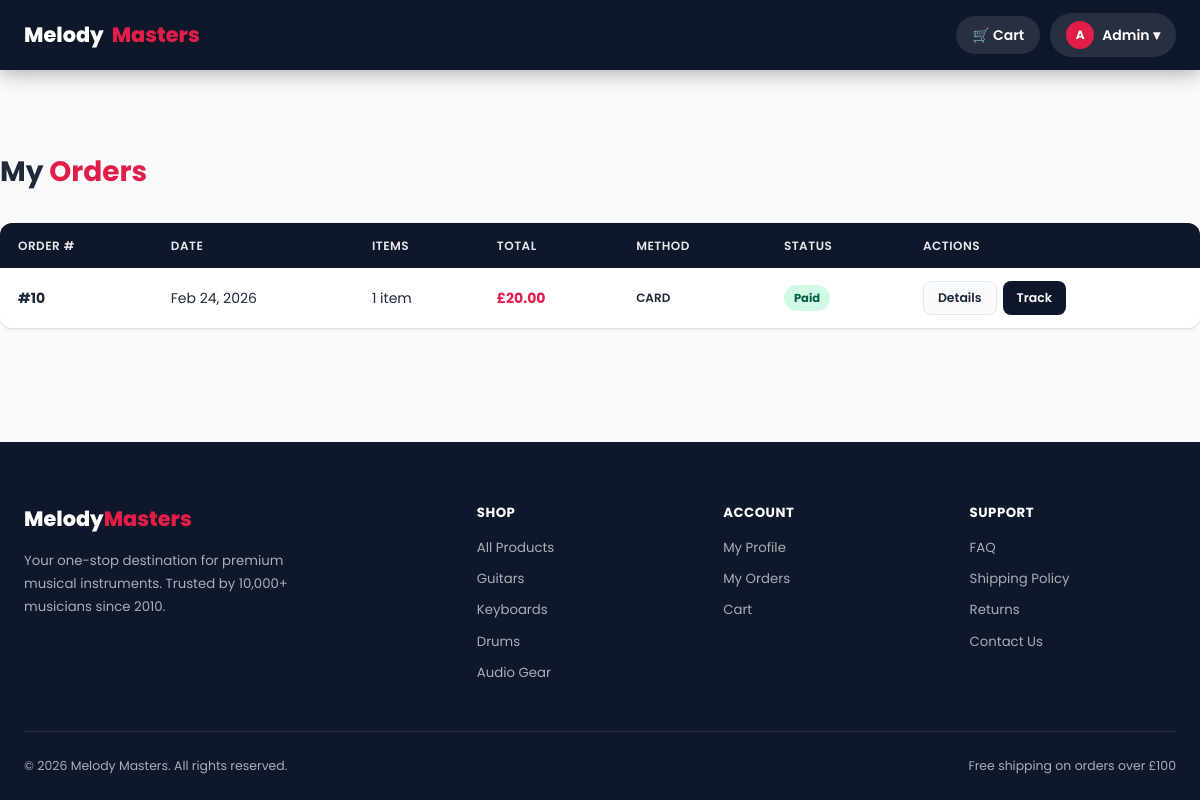
The app's page /orders.php (signed in), older data.
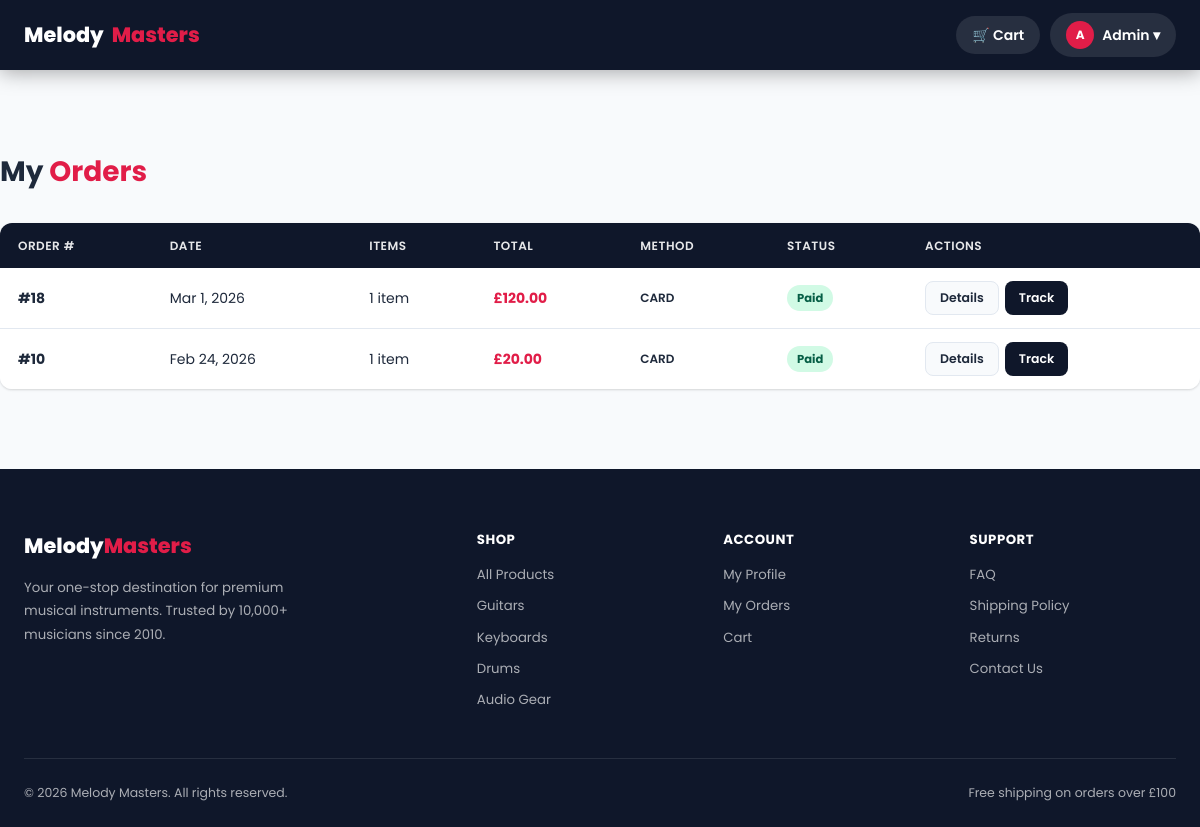
The same page, newer data.
### tables this page shows
CREATE TABLE `orders` (
  `id` int(11) NOT NULL,
  `user_id` int(11) NOT NULL,
  `total_amount` decimal(10,2) NOT NULL,
  `shipping_cost` decimal(10,2) NOT NULL DEFAULT 0.00,
  `status` enum('pending','paid','processing','shipped','delivered','cancelled') NOT NULL DEFAULT 'pending',
  `shipping_name` varchar(150) DEFAULT NULL,
  `shipping_address` text DEFAULT NULL,
  `shipping_city` varchar(100) DEFAULT NULL,
  `shipping_zip` varchar(20) DEFAULT NULL,
  `payment_method` enum('card','bank_transfer','cash_on_delivery') NOT NULL DEFAULT 'card',
  `tracking_note` varchar(255) DEFAULT NULL,
  `created_at` timestamp NOT NULL DEFAULT current_timestamp()
);

### orders.php (the view, shortened to what this page needs)
<?php
require_once 'includes/functions.php';
$uid    = (int)$_SESSION['user_id'];
?>
<?php
$orders = $conn->prepare(
    "SELECT o.*, COUNT(oi.id) AS item_count
     FROM orders o LEFT JOIN order_items oi ON oi.order_id=o.id
     WHERE o.user_id=?
     GROUP BY o.id ORDER BY o.created_at DESC"
);
$orders->bind_param("i", $uid);
$orders->execute();
$orderRows = $orders->get_result();
require_once 'includes/header.php';
?>
<div class="container section">
  <h1 class="section-title" style="margin-bottom:28px;"> My <span>Orders</span></h1>
  <?php if ($orderRows->num_rows === 0): ?>
    <div class="empty-state">
      <div class="icon"></div>
      <h3>No orders yet</h3>
      <p>Start shopping to see your orders here.</p>
      <a href="<?php echo BASE_URL; ?>/home.php" class="btn btn-primary btn-lg">Shop Now</a>
    </div>
  <?php else: ?>
    <div class="table-wrap">
      <table>
        <thead>
          <tr>
            <th>Order #</th>
            <th>Date</th>
            <th>Items</th>
            <th>Total</th>
            <th>Method</th>
            <th>Status</th>
            <th>Actions</th>
          </tr>
        </thead>
        <tbody>
          <?php while ($o = $orderRows->fetch_assoc()): ?>
            <tr>
              <td><strong>#<?php echo $o['id']; ?></strong></td>
              <td><?php echo formatDate($o['created_at']); ?></td>
              <td><?php echo $o['item_count']; ?> item<?php echo $o['item_count']!=1?'s':''; ?></td>
              <td style="font-weight:700;color:var(--accent);"><?php echo formatPrice($o['total_amount']); ?></td>
              <td style="font-size:.75rem;font-weight:600;"><?php echo strtoupper(str_replace('_',' ',$o['payment_method']??'CARD')); ?></td>
              <td><?php echo statusBadge($o['status']); ?></td>
              <td>
                <div style="display:flex;gap:6px;">
                  <a href="<?php echo BASE_URL; ?>/orders.php?id=<?php echo $o['id']; ?>"
                     class="btn btn-ghost btn-sm">Details</a>
                  <a href="<?php echo BASE_URL; ?>/track.php?order_id=<?php echo $o['id']; ?>"
                     class="btn btn-secondary btn-sm">Track</a>
                </div>
              </td>
            </tr>
          <?php endwhile; ?>
        </tbody>
      </table>
    </div>
  <?php endif; ?>
</div>
<?php require_once 'includes/footer.php'; ?>

### includes/functions.php (shortened to what this page needs)
<?php
function formatPrice(float $price): string {
    return '£' . number_format($price, 2);
}
function formatDate(string $date): string {
    return date('M j, Y', strtotime($date));
}
function statusBadge(string $status): string {
    $map = [
        'pending'    => 'badge-pending',
        'paid'       => 'badge-paid',
        'processing' => 'badge-processing',
        'shipped'    => 'badge-shipped',
        'delivered'  => 'badge-delivered',
        'cancelled'  => 'badge-cancelled',
    ];
    $class = $map[$status] ?? 'badge-pending';
    return "<span class=\"badge $class\">" . ucfirst(htmlspecialchars($status)) . "</span>";
}

Row changes from the older to the newer data that the page shows:
added orders: id "18", created_at "Mar 1, 2026", item_count "1", total_amount "£120.00", payment_method "CARD", status "Paid"
